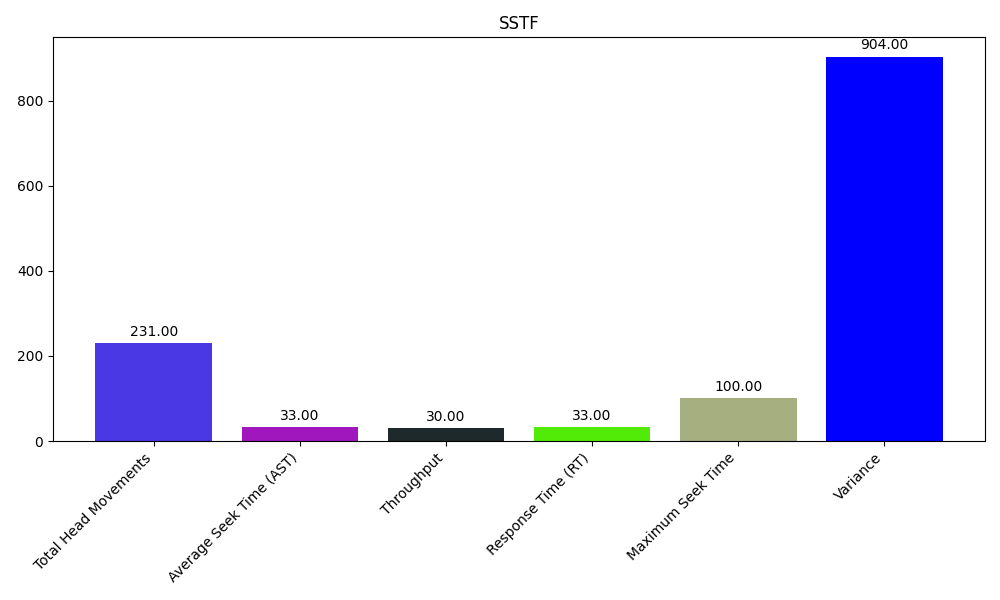

Python code for this plot:
import csv
import matplotlib.pyplot as plt
import numpy as np

def read_best_algo_csv(filename):
    data = {}
    best_algo = None

    try:
        with open(filename, newline='') as csvfile:
            reader = csv.reader(csvfile)
            for row in reader:
                if len(row) < 2:
                    print("Error: Malformed row in CSV file.")
                    continue
                
                parameter = row[0].strip()
                value_str = row[1].strip()

                if parameter == 'Best Algorithm':
                    best_algo = value_str
                else:
                    try:
                        value = float(value_str)
                        data[parameter] = value
                    except ValueError:
                        print(f"Error: Non-numeric value found for parameter '{parameter}'. Skipping.")
        
    except IOError:
        print(f"Error: Unable to read or process data from the CSV file '{filename}'.")
        return None, None

    return data, best_algo

def plot_data(data, best_algo):
    parameters = list(data.keys())
    values = list(data.values())

    colors = []
    for param in parameters:
        if param == "Variance":
            colors.append('blue')
        else:
            colors.append(np.random.rand(3,))

    plt.figure(figsize=(10, 6))
    bars = plt.bar(parameters, values, color=colors)
    plt.title(f'{best_algo}' if best_algo else 'No Algorithm Name Provided')
    plt.xticks(rotation=45, ha='right')
    plt.tight_layout()

    for bar in bars:
        height = bar.get_height()
        plt.annotate(f'{height:.2f}',
                     xy=(bar.get_x() + bar.get_width() / 2, height),
                     xytext=(0, 3),
                     textcoords="offset points",
                     ha='center', va='bottom')

    plt.show()

if __name__ == "__main__":
    filename = 'bestAlgo.csv'
    best_algo_data, best_algo = read_best_algo_csv(filename)

    if best_algo_data:
        print("Data read successfully:")
        print(best_algo_data)
        plot_data(best_algo_data, best_algo)
    else:
        print("Error: Unable to read or process data from the CSV file.")
